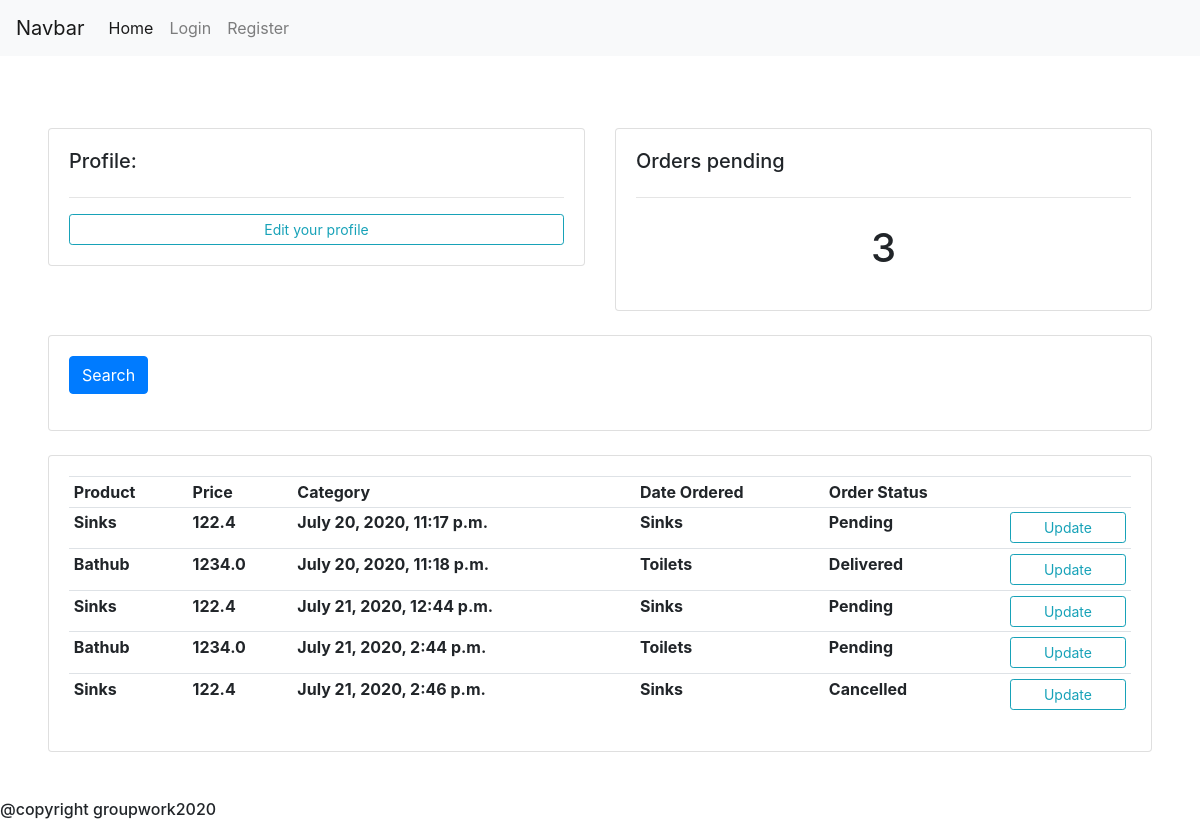
The app's page /intern/Joshua/, older data.
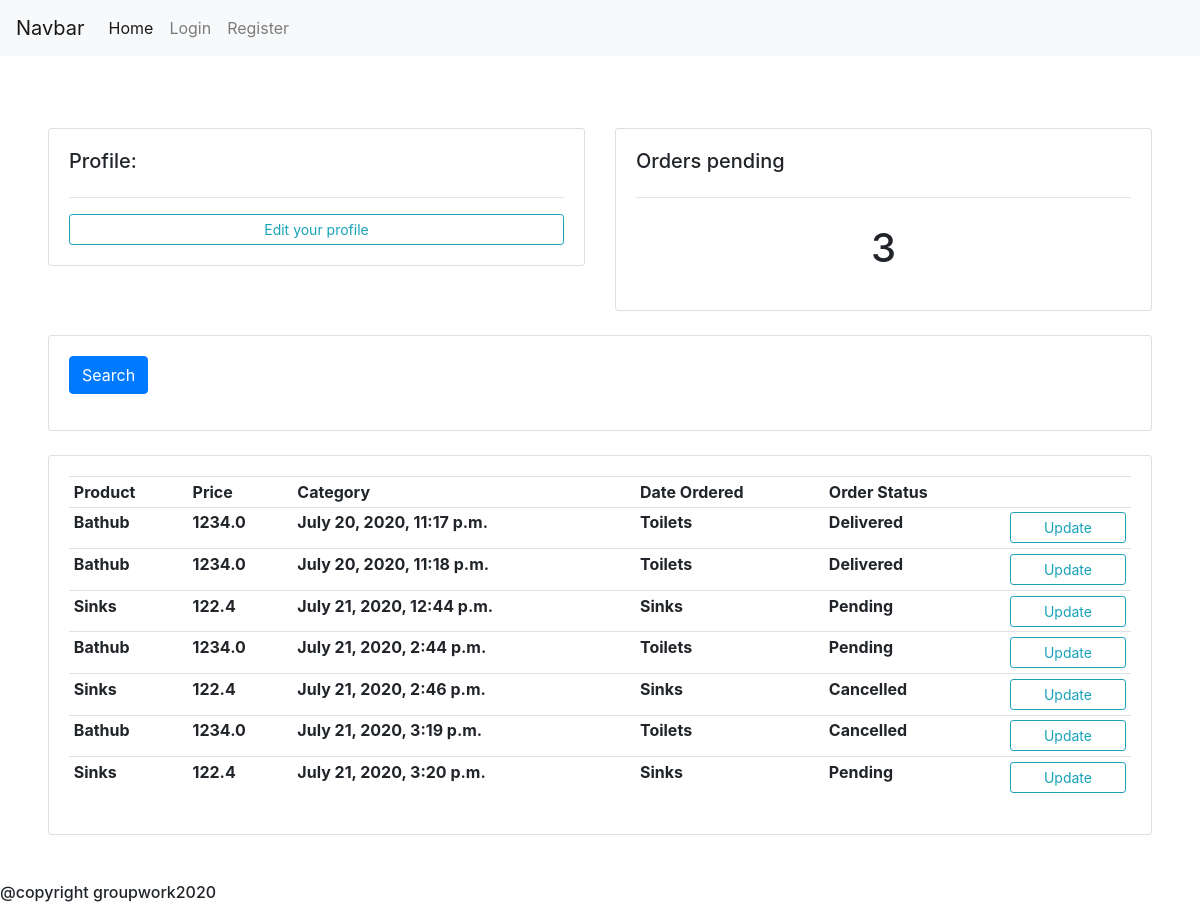
The same page, newer data.
### main/models.py (models this page shows, shortened)
class Order(models.Model):
    STATUS =(
                ('Pending', 'Pending'),
                ('Cancelled', 'Cancelled'),
                ('Delivered', 'Delivered'),
            )
    customer = models.ForeignKey(Customer, null=True, on_delete = models.SET_NULL)
    product =models.ForeignKey(Product, null=True, on_delete = models.SET_NULL)
    status =models.CharField(max_length=200, null=True, choices=STATUS)
    date_created=models.DateTimeField(auto_now_add=True,  null=True)

class Product(models.Model):
    CATEGORY = (
                    ('Sinks', 'Sinks'),
                    ('Pipes', 'Pipes'),
                    ('Toilets', 'Toilets'),
                )
    name=models.CharField(max_length=200, null=True)
    price=models.FloatField(max_length=200, null=True)
    category=models.CharField(max_length=200, null=True,choices=CATEGORY)
    description=models.CharField(max_length=200, null=True, blank=True)
    date_created=models.DateTimeField(auto_now_add=True,  null=True)
    image_url = models.CharField(max_length=200, null=True,default='https://upload.wikimedia.org/wikipedia/commons/8/89/Portrait_Placeholder.png' )
    stock_number = models.IntegerField(null=True, default=0)

### main/views.py (the view)
# urls.py: path("intern/<slug:username>/", views.intern, name='intern'),
def intern(request, username):
    username = Intern.objects.get(name=username)
    orders = Order.objects.all()
    pending_orders = orders.filter(status='Pending').count()
    context = {
        'username': username,
        'orders': orders,
        'pending_orders': pending_orders,
    }
    return render(request, 'main/intern.html', context)

### main/templates/main/intern.html
{% extends 'main/base.html' %}
{% block content%}
	<br>
<div class="" style="margin: 1%; padding: 3%">
<div class="row">
	<div class="col-md">
		<div class="card card-body">
			<h5>Profile:</h5>
			<hr>
			<a class="btn btn-outline-info  btn-sm btn-block" href="">Edit your profile</a>
		</div>
	</div>
	<div class="col-md">
		<div class="card card-body">
			<h5>Orders pending</h5>
			<hr>
			<h1 style="text-align: center;padding: 10px">{{ pending_orders }}</h1>
		</div>
	</div>
</div>
<br>
<div class="row">
	<div class="col">
		<div class="card card-body">
			<form method="get">
		    <button class="btn btn-primary" type="submit">Search</button>
		  </form>
		</div>
	</div>
</div>
<br>
      <div class="row">
        <div class="col-md">
            <div class="card card-body">
                <table class="table table-sm">
                    <tr>
                        <th>Product</th>
                        <th>Price</th>
                        <th>Category</th>
                        <th>Date Ordered</th>
                        <th>Order Status</th>
                        <th></th>
                    </tr>
                      {% for order in orders %}
                    <tr>
                        <th>  {{order.product.name}}</th>
                        <th>  {{order.product.price}}</th>
                        <th>  {{order.date_created}}</th>
                        <th>  {{order.product.category}}</th>
                        <th>  {{order.status}}</th>
                        <th> <a class="btn btn-outline-info  btn-sm btn-block" href="{% url 'main:updateorder' order.id %}">Update</a></th>
                    </tr>
                    {% endfor %}
                </table>
            </div>
        </div>
    </div>
</div>
{% endblock %}

### main/templates/main/base.html (shortened to what this page needs)
{% load static %}
<html lang="en">
  <head>
    <link rel="stylesheet" href="https://stackpath.bootstrapcdn.com/bootstrap/4.5.0/css/bootstrap.min.css">
  </head>
  <body>
    <nav class="navbar navbar-expand-lg navbar-light bg-light">
  <a class="navbar-brand" href="#">Navbar</a>
  <div class="collapse navbar-collapse" id="navbarNav">
    <ul class="navbar-nav">
      <li class="nav-item active">
        <a class="nav-link" href="#">Home <span class="sr-only">(current)</span></a>
      </li>
      <li class="nav-item">
        <a class="nav-link" href="#">Login</a>
      </li>
      <li class="nav-item">
        <a class="nav-link" href="#">Register</a>
      </li>
    </ul>
  </div>
</nav>
    {% block content %}
    {% endblock %}
    <h6>@copyright groupwork2020</h6>
  </body>
</html>

Row changes from the older to the newer data that the page shows:
changed Order "July 20, 2020, 11:17 p.m.": product.name "Sinks" → "Bathub"; product.price "122.4" → "1234.0"; product.category "Sinks" → "Toilets"; status "Pending" → "Delivered"
added Order: product.name "Bathub", product.price "1234.0", date_created "July 21, 2020, 3:19 p.m.", product.category "Toilets", status "Cancelled"
added Order: product.name "Sinks", product.price "122.4", date_created "July 21, 2020, 3:20 p.m.", product.category "Sinks", status "Pending"
